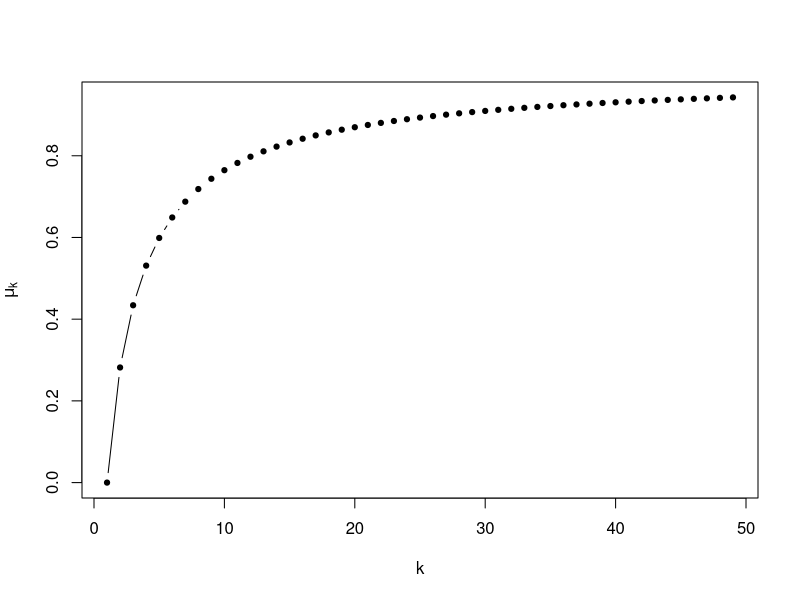

Source code (R): (Note: this script raises an error after producing the figure.)
library(here)

fn <- here("images", "nesterov-weights.pdf")

draw_canvas_bg <- function(col = "white") {
  rect(par("usr")[1], par("usr")[3],
      par("usr")[2], par("usr")[4],
      col = col)
}

n <- 50
k <- 1:n
mu <- a <- double(n)
a[1] <- 1

for (k in seq_len(n - 1)) {
  a[k + 1] <- (1 + sqrt(1 + 4 * a[k]^2)) / 2
  mu[k] <- (a[k] - 1) / a[k + 1]
}

k <- 1:n

pdf(fn, width = 2.4, height = 2.9, pointsize = 7)
plot(1:(n-1), mu[-n], type = "b", pch = 19, cex = 0.7, ylab = expression(mu[k]), xlab = "k", col = "steelblue4")
draw_canvas_bg()
points(1:(n-1), mu[-n], type = "b", pch = 19, cex = 0.7, ylab = expression(mu[k]), xlab = "k")
dev.off()
knitr::plot_crop(fn)
